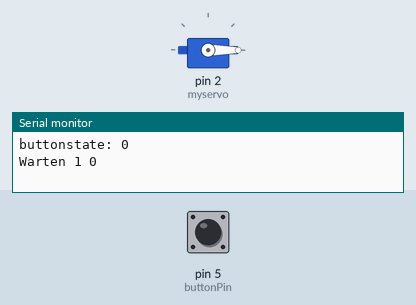
Bench run of a sketch on a simulated Arduino Uno, built with avr-gcc and run on an emulated ATmega328P. On the bench: servo, the last lines printed to the serial monitor. Inputs (shaded band) come from the test bench; at power-on: pin 5 (buttonPin) LOW.

Above: at 1.2 s.
1.3 s: pin 5 (buttonPin) pulled HIGH for 3.2 s
At 2.0 s:
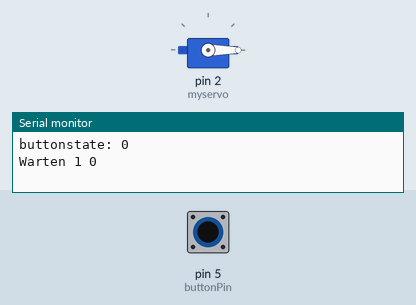
9.0 s: pin 5 (buttonPin) pulled HIGH for 1 s
At 17.4 s:
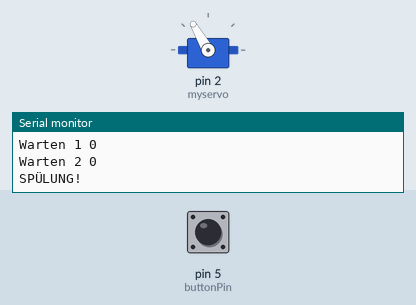
19.0 s: pin 5 (buttonPin) pulled HIGH for 0.2 s
At 24.71 s:
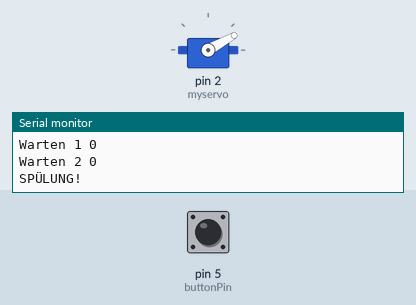
Timing chart, 0 to 29.7 s (numbered marks = the images above; inputs shaded):
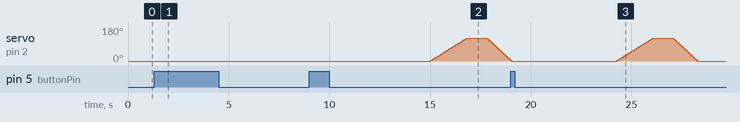

The sketch:

Eigene_EK_-_Automatisierte_WC_Sp_lung.ino
```cpp
#include <Servo.h>

Servo myservo;
const int buttonPin = 5;
int buttonState = 0;
boolean goofy = true;   //Deckeloffen? boolean

void setup() {
  myservo.attach(2);
  Serial.begin(9600);
  pinMode(buttonPin, INPUT);
  myservo.write(0);
}

void loop() {
  buttonState = digitalRead(buttonPin);
  Serial.print("buttonstate: ");
  Serial.println(buttonState);
  //Serial.print("Servoposition: ");
  //Serial.println(myservo.read());
  if (buttonState == 1) {
      goofy = true;
  }
  if(goofy){
    if (digitalRead(buttonPin) == 0) {
      Serial.print("Warten 1 ");
      Serial.println(digitalRead(buttonPin));
      delay(2500);

      if(digitalRead(buttonPin) == 0){
        Serial.print("Warten 2 ");
        Serial.println(digitalRead(buttonPin));
        delay(2500);

        if(digitalRead(buttonPin) == 0){
          goofy = false;
          Serial.println("SPÜLUNG!");
          for (int pos = 0; pos <= 120; pos += 1) {
            myservo.write(pos);
            delay(15);
          }
          delay(1000);
          for (int pos = 120; pos >= 0; pos -= 1) {
            myservo.write(pos);
            delay(10);
          }

        }
       }
     }
   }
  delay(100);
}
```

Measured:
- after the input at 1.3 s, servo on pin 2 (myservo): stays 0° (without the input it goes to 1° after 3.7 s)
